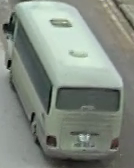
#> input picture trainingset/bus/20170323.0720-0735_300.png_0.png, 134 x 168 px; its folder holds 3 pictures in this run
$ python extract_dict.py
#> lines starting #> are read from the running program, lines starting #| are printed output that depends on the picture
import os
import cv2
import numpy as np
from sklearn.cluster import KMeans
from scipy.spatial.distance import cdist
import time
# return link to datas and labels respectively

start = time.time()
def readData(curDir):
    trainingset = curDir + 'trainingset'
    datas = []
    labels = []
    layer = 1
    for subfolder in os.listdir(trainingset):
        for fileData in os.listdir(trainingset + '/' + subfolder):
            datas.append(trainingset + '/' + subfolder + '/' + fileData)
            labels.append(layer)
        layer += 1

    return (datas, labels)

linkDatas, y_labels = readData('./')

def allDesOfKeypoin(linkDatas):
    sift = cv2.xfeatures2d.SIFT_create()
    allDesOfKeypoin = []
    t = 0
    for linkData in linkDatas:
        key, des = sift.detectAndCompute(cv2.imread(linkData), None)
#> key = 109 keypoints; strongest (x, y, size): (11, 19, 2.1), (33, 115, 2.9), (51, 140, 6.5), (74, 54, 38.1)
        if des is not None:
            for d in des:
                allDesOfKeypoin.append(d)
#> this loop made 109 passes
#> after the loop, allDesOfKeypoin = 109 items
        else:
            y_labels[t] = -1
        t += 1

    return np.array(allDesOfKeypoin)
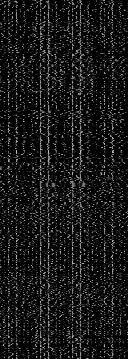
#> returned value: shape (359, 128) float32; min 0, max 201, mean 24

allDesOfKeypoin = allDesOfKeypoin(linkDatas)


def dictionary(allDesOfKeypoin, K):
#> called with K = 200
    kmean = KMeans(n_clusters=K).fit(allDesOfKeypoin)
    return np.array(kmean.cluster_centers_)
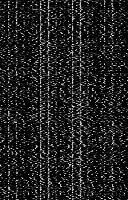
#> returned value: shape (200, 128) float32; min -1.91e-06, max 186.4, mean 24.9; drawn with min black and max white
#> in featureDataTraining, img is the input picture: shape (168, 134, 3); mean B, G, R 128.8, 138.4, 130

K = 200
dictionary = dictionary(allDesOfKeypoin, K)

# featureEngin tung anh
def featureEngin(img, dictionary):
    sift = cv2.xfeatures2d.SIFT_create()
    key, des = sift.detectAndCompute(img, None)
    if des is not None:
        argmin = np.argmin(cdist(des, dictionary), axis=1)
#> argmin = 109 values, max 197 at index 12, min 0 at index 8, mean 86.07
        dataFe = np.zeros((K,), dtype=int)
        for i in argmin:
            dataFe[i] += 1
#> this loop made 109 passes
#> i on passes 1 to 12: 78, 122, 51, 189, 142, 172, 5, 31, 0, 129, 15, 26
#> after the loop, dataFe = 200 values, max 7 at index 197, min 0 at index 1, mean 0.545
    else:
        return np.array(-1)

    return dataFe

def featureDataTraining(linkDatas):
    X_train = []
    for linkData in linkDatas:
        img = cv2.imread(linkData)
        X_train.append(featureEngin(img, dictionary))

    return np.array(X_train)

X_train = featureDataTraining(linkDatas)
#dictionary, X_train, y_labels

f = open('./dictionary.txt', 'w+')
for i in dictionary:
    for j in i:
       f.write('%s ' %j)
    f.write('\n')

f = open('./X_train.txt', 'w+')
for i in X_train:
    i = i.tolist()
    if i != -1:
        for j in i:
           f.write('%s ' %j)
        f.write('\n')

f = open('./y_labels.txt', 'w+')

for i in y_labels:
    if i != -1:
        print(i)
        f.write('%s ' %i)

print(time.time() - start)

#Time: 933.8556785583496
